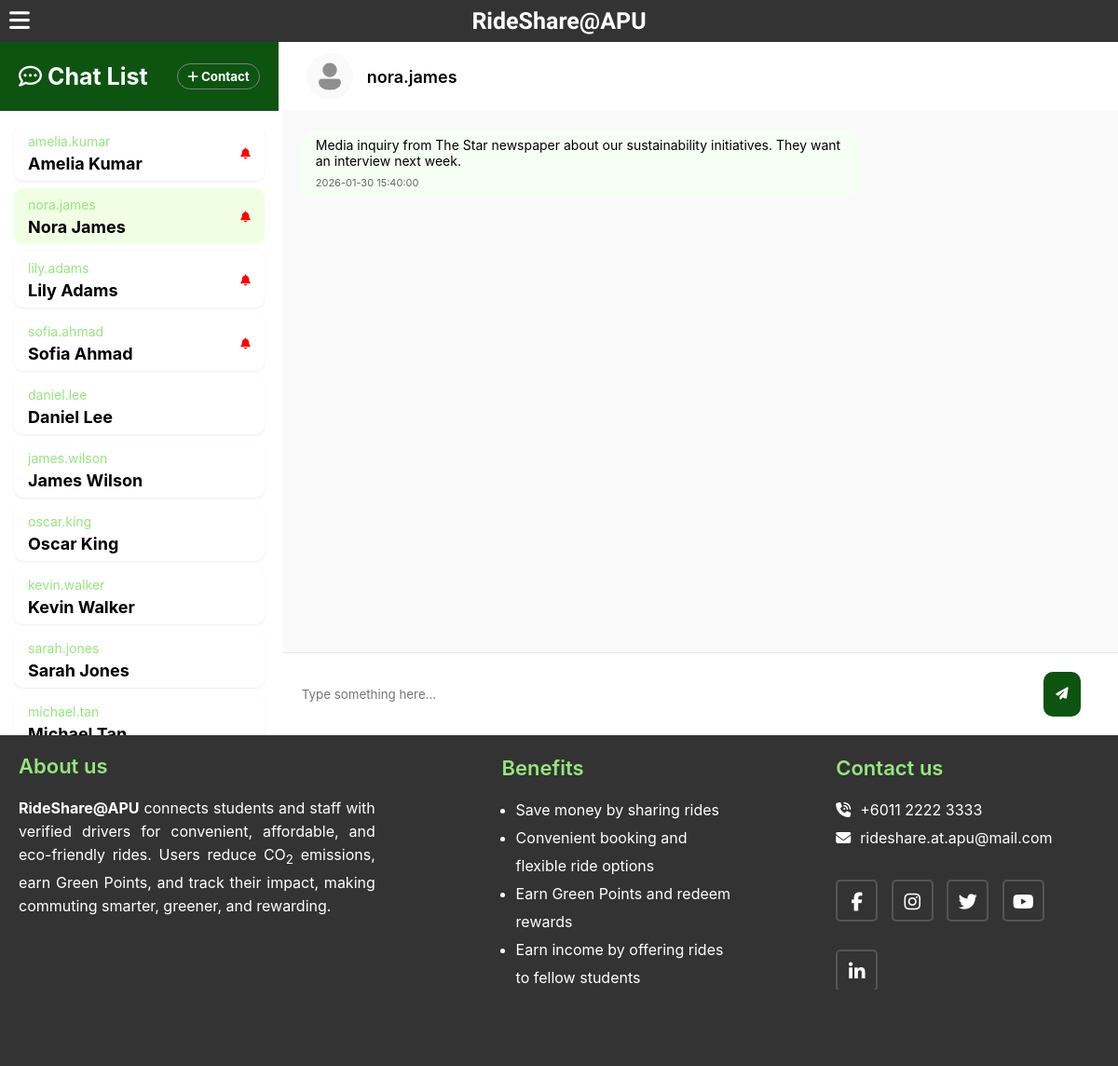
The app's page /global/chat.php?chat_with=nora.james (signed in) with its own data.
### tables this page shows
CREATE TABLE `tbl_message` (
  `message_id` int(11) NOT NULL,
  `message_sender` varchar(50) NOT NULL,
  `message_receiver` varchar(50) NOT NULL,
  `message_content` text NOT NULL,
  `message_created_at` datetime NOT NULL DEFAULT current_timestamp(),
  `message_status` varchar(10) NOT NULL DEFAULT 'UNSEEN'
);

### global/chat.php (the view, shortened to what this page needs)
<?php
include '../global/dbConnection.php';
$username = $_SESSION['username'];
$role = $_SESSION['role'];
$chatWith = $_GET['chat_with'] ?? null;
if ($chatWith) {
    mysqli_query($connection, "UPDATE tbl_message SET message_status = 'SEEN' WHERE message_sender = '$chatWith' AND message_receiver = '$username' AND message_status = 'UNSEEN'");
}
$chatListQuery = "
                    SELECT
                        l.login_username AS username,
                        COALESCE(u.user_name, s.staff_name, l.login_username) AS display_name,
                        SUM(
                            CASE
                                WHEN m.message_receiver = '$username'
                                AND m.message_sender = l.login_username
                                AND m.message_status = 'UNSEEN'
                                THEN 1 ELSE 0
                            END
                        ) AS unseen_count
                    FROM tbl_message m
                    JOIN tbl_login l
                        ON l.login_username = CASE
                            WHEN m.message_sender = '$username' THEN m.message_receiver
                            ELSE m.message_sender
                        END
                    LEFT JOIN tbl_user_info u ON u.user_username = l.login_username
                    LEFT JOIN tbl_staff_info s ON s.staff_username = l.login_username
                    WHERE m.message_sender = '$username'
                    OR m.message_receiver = '$username'
                    GROUP BY l.login_username, display_name
                    ORDER BY unseen_count DESC, MAX(m.message_created_at) DESC
                ";
$chatListResult = mysqli_query($connection, $chatListQuery);
$messageResult = null;
if ($chatWith) {
    $messageQuery = "   SELECT * FROM tbl_message WHERE (message_sender = '$username' AND message_receiver = '$chatWith') OR (message_sender = '$chatWith' AND message_receiver = '$username')
                        ORDER BY message_created_at ASC";
    $messageResult = mysqli_query($connection, $messageQuery);
}
?>
<!DOCTYPE html>
<html lang="en">
<head>
<link rel="stylesheet" href="../global/main.css">
<link rel="stylesheet" href="../global/menu.css">
<link rel="stylesheet" href="../global/footer.css">
<link rel="stylesheet" href="chat.css">
<link rel="stylesheet" href="https://cdnjs.cloudflare.com/ajax/libs/font-awesome/6.5.1/css/all.min.css">
</head>
<body class="<?= (isset($_GET['chat_with']) ? 'chat-open' : '') ?>">
<?php
$basePath = dirname(__DIR__);
switch ($role) {
    case 'ADMIN':
        include $basePath . '/admin/adminMenu.php';
        break;
}
?>
<main>
<div class="chat-container">
    <div class="chat-left">
        <div class="chat-left-top">
            <span class="chat-title"><i class="fa-regular fa-comment-dots"></i> Chat List </span>
            <button><i class="fa-solid fa-plus"></i> Contact</button>
        </div>
        <div class="chat-list">
        <?php while ($row = mysqli_fetch_assoc($chatListResult)): ?>
            <a href="?chat_with=<?= $row['username'] ?>" class="chat-user <?= ($row['username'] === $chatWith) ? 'active' : '' ?>" data-username="<?= $row['username'] ?>">
                <p class="chat-user-username"><?= $row['username'] ?></p>
                <p class="chat-user-name"><?= htmlspecialchars($row['display_name'] ?? 'Unknown') ?></p>
                <?php if ($row['unseen_count'] > 0): ?>
                    <span class="unseen-dot"><i class="fa-solid fa-bell"></i></span>
                <?php endif; ?>
            </a>
        <?php endwhile; ?>
        </div>
    </div>
    <div class="chat-right">
    <?php if ($chatWith): ?>
        <div class="chat-user-header">
            <img src="../upload/user_profile.png">
            <p><?= htmlspecialchars($chatWith)?></p>
        </div>
        <div class="chat-messages">
        <?php while ($msg = mysqli_fetch_assoc($messageResult)):?>
            <div class="chat-message <?= ($msg['message_sender'] === $username) ? 'my-message' : 'their-message' ?>">
                <p><?= htmlspecialchars($msg['message_content']) ?></p>
                <span class="send-time"><?= $msg['message_created_at'] ?></span>
            </div>
        <?php endwhile; ?>
        </div>
        <form id="chat-form" autocomplete="off">
            <input type="text" name="message_content" autocomplete="off" placeholder="Type something here...">
            <button type="submit" id="chat-send-btn"><i class="fa-solid fa-paper-plane"></i></button>
        </form>
    <?php else: ?>
        <div class="chat-start">
            Select a chat to start messaging
        </div>
    <?php endif; ?>
    </div>
</div>
</main>
<?php include '../global/footer.php'; ?>
</body>
</html>

### global/main.css (style rules this page uses)
:root { --dark-green: #0D5411; --light-green: #95e67e; --error-red: #DC2626; --hover-green: #F3F7F4; --white: #FFFFFF; }
* { margin: 0; padding: 0; box-sizing: border-box; font-family: 'Inter', sans-serif; text-decoration: none; }
main { min-height: 680px; }
body { padding-top: 45px; }
a { transition: all 0.5s ease; cursor: pointer; }
button { color: var(--white); font-weight: bold; background-color: var(--dark-green); border-radius: 20px; border: 0.5px solid grey; transition: all 0.5s ease; }

### global/menu.css (style rules this page uses)
:root { --icon-size: 25px; }
i { transition: 0.5s ease; }

### global/chat.css (style rules this page uses)
.chat-container { width: 100%; height: 93vh; display: flex; gap: 5px; }
.chat-left { width: 25%; height: 100%; }
.chat-right { width: 75%; height: 100%; }
.chat-title { width: auto;height: auto; font-size: 25px; font-weight: bold; }
.chat-list { width: 100%; height: 90%; background-color: white; padding: 15px; display: flex; flex-direction: column; gap: 8px; overflow-y: auto; }
.chat-user { display: flex; flex-direction: column; justify-content: center; gap: 5px; width: 100%; height: 60px; padding: 10px 15px; background: white; border-radius: 10px; text-decoration: none; color: inherit; cursor: pointer; box-shadow: 0 1px 3px rgba(0, 0, 0, 0.08); transition: all 0.5s ease; position: relative; }
.chat-user .chat-user-username { font-size: 14px; color: var(--light-green); }
.chat-user .chat-user-name { font-size: 18px; font-weight: bold; }
.unseen-dot { position: absolute; top: 50%; transform: translateY(-50%); right: 15px; color: red; font-size: 12px; }
.chat-user.active { background-color: #f0ffe3; box-shadow: 0 6px 14px rgba(217, 252, 201, 0.08); }
.chat-right { width: 75%; height: 100%; background-color: rgb(245, 245, 245); position: relative; }
.chat-user-header { height: 10%; width: 100%; display: flex; align-items: center; gap: 15px; padding: 10px 25px; background-color: white; }
.chat-user-header img, .chat-user img { height: 50px; width: 50px; border-radius: 50%; }
.chat-user-header p { font-size: 18px; font-weight: 600; }
.chat-messages { height: 78%; padding: 20px; background-color: #f9f9f9; display: flex; flex-direction: column; gap: 20px; scrollbar-width: none; -ms-overflow-style: none; overflow-y: scroll; }
.chat-message { max-width: 70%; padding: 8px 15px; border-radius: 15px; word-wrap: break-word; display: inline-block; position: relative; font-size: 14px; }
.their-message { background-color: #f5fff3; margin-right: auto; text-align: left; border-bottom-left-radius: 0; }
.send-time { display: block; font-size: 11px; color: #666; margin-top: 8px; }
#chat-form { height: 12%; width: 100%; display: flex; align-items: center; justify-content: space-between; gap: 10px; position: absolute; bottom: 0; left: 0; padding: 10px; background-color: white ; border-top: 1px solid rgb(231, 231, 231); }
#chat-form input[type="text"] { width: 80%; appearance: none; border: none; padding: 10px; }
#chat-send-btn { width: 40px; height: 70%; display: flex; align-items: center; justify-content: center; margin: 0 30px; background-color: var(--dark-green); border-radius: 10px; color: white; border: none; }
.chat-left-top { display: flex; align-items: center; justify-content: space-between; background-color: var(--dark-green); color: white; margin: 0 auto; height: 10%; padding: 15px 20px; }
.chat-left-top button { padding: 5px 10px; }
.chat-left, .chat-right { transition: all 0.3s ease; }

### records on screen
tbl_message: message_content "Media inquiry from The Star newspaper about our sustainability initiatives. They want an interview next week.", message_created_at "2026-01-30 15:40:00"

### other values on screen
$row['username'] "amelia.kumar"
$row['display_name'] "Amelia Kumar"
$row['username'] "nora.james"
$row['display_name'] "Nora James"
$row['username'] "lily.adams"
$row['display_name'] "Lily Adams"
$row['username'] "sofia.ahmad"
$row['display_name'] "Sofia Ahmad"
$row['username'] "daniel.lee"
$row['display_name'] "Daniel Lee"
$row['username'] "james.wilson"
$row['display_name'] "James Wilson"
$row['username'] "oscar.king"
$row['display_name'] "Oscar King"
$row['username'] "kevin.walker"
